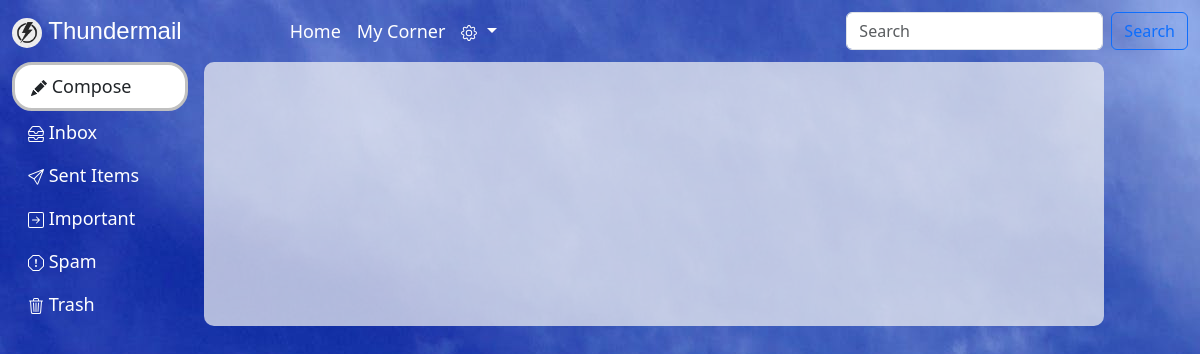
Page /forward24/ (signed in) on the earlier database version.
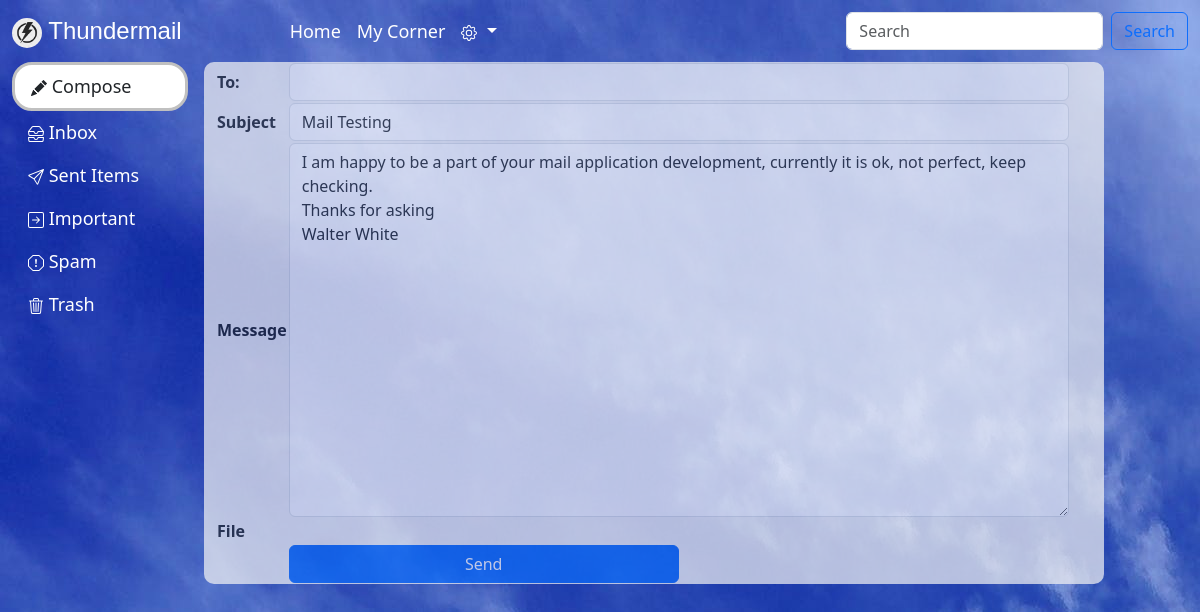
Same page on the later database version.
### user_app/models.py (models this page shows)
class Message_Tb(models.Model):
    sender_id=models.ForeignKey(Register_Tb,on_delete=models.CASCADE)
    recipient_id=models.CharField(max_length=50)
    subject=models.CharField(max_length=100,default="No Subject")
    message=models.CharField(max_length=200)
    attachment=models.FileField(upload_to='thunder', blank=True, null=True, default='default.png')
    date=models.CharField(max_length=20)
    time=models.CharField(max_length=20)
    status_reciever=models.CharField(max_length=20,default='unread')
    status_sender=models.CharField(max_length=20,default='none')

### user_app/views.py (the view)
# urls.py: path('forward<int:id>/',views.forward,name='forward'),
def forward(request,id):
    my_id=request.session['yourself']
    details = Register_Tb.objects.filter(id=my_id)
    my_name = details[0].name
    msg = Message_Tb.objects.filter(id=id)
    return render(request,'forward.html',{'fwd':msg,'key':my_name})

### templates/forward.html (shortened to what this page needs)
{% extends 'base.html' %}
{% block content %}
<div class="form-floating">
    <form action="{% url 'compose_action' %}" method="post" enctype="multipart/form-data" >
        {% for i in fwd %}
        <table>
            <tr>
                <th>To: </th>
                <td><input type="text" name="recipient" class="form-control" id="to"></td>
            </tr>
            <tr>
                <th>Subject</th>
                <td><input type="text" class="form-control" name="subject" value="{{i.subject}}" id="sub"></td>
            </tr>
            <tr>
                <th>Message</th>
                <td><textarea name="message" class="form-control" id="msg" cols="80" rows="15">{{i.message}}</textarea></td>
            </tr>
            <tr>
                <th>File</th>
                <td><input type="hidden" name="attachment" value="{{i.attachment.url}}" class="form-control"></td>
            </tr>
            <tr>
                <th></th>
                <td><button type="submit" class="btn btn-primary w-50">Send</button></td>
            </tr>
        </table>
        {% endfor %}
    </form>
</div>
{% endblock %}

Differences in the rows shown:
added Message_Tb: subject "Mail Testing", message "I am happy to be a part of your mail application development, currently it is ok, not perfect, keep checking. Thanks for asking Walter White"
